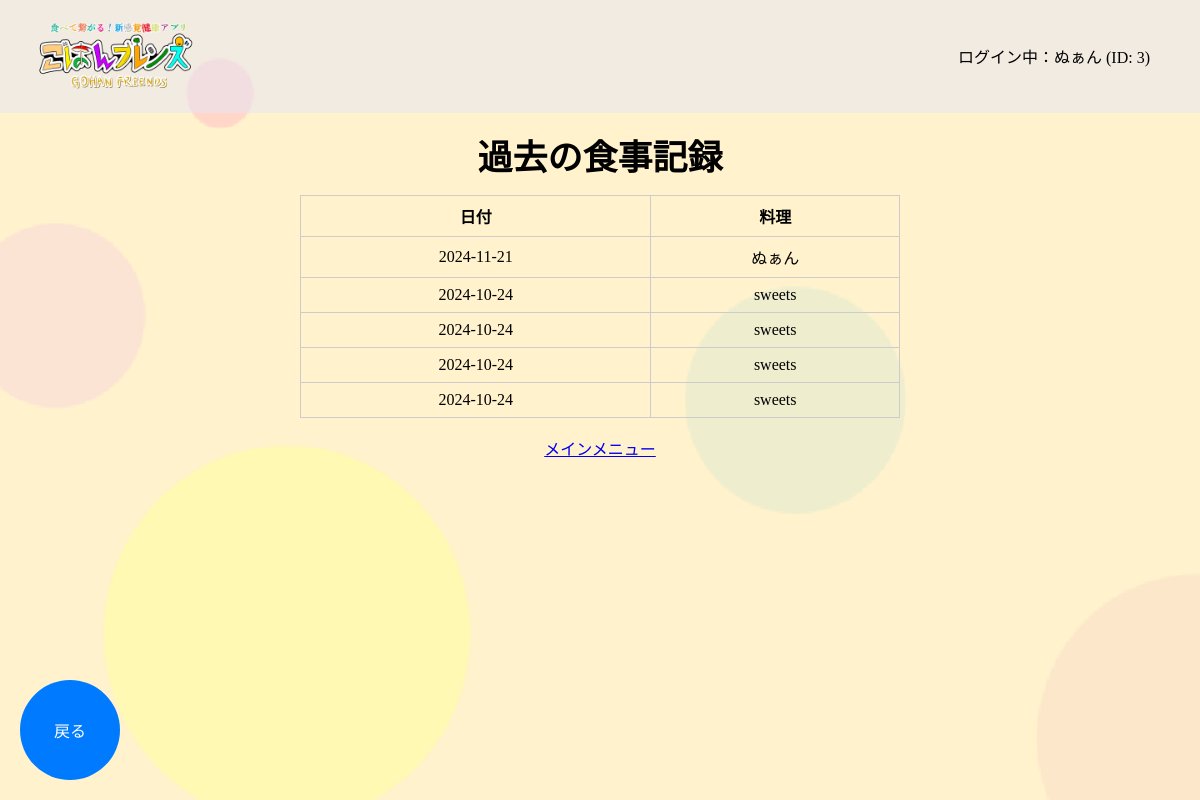
The app's page /sugg/eat_hist (signed in) with its own data.
### tables this page shows
CREATE TABLE FOOD_DATA ( FOOD_ID INTEGER PRIMARY KEY, ACCOUNT_ID INTEGER NOT NULL, EAT_DATE DATE, CUISINE TEXT );

### app.py (the view)
@app.route('/sugg/eat_hist')
def eat_hist():
    account_id = session.get('account_id')  # セッションからログイン中のアカウントIDを取得
    if not account_id:
        return redirect(url_for('home'))  # アカウントIDがない場合はホームにリダイレクト
    conn = get_db()  # データベース接続
    cursor = conn.cursor()
    cursor.execute("""
    SELECT EAT_DATE, CUISINE
    FROM FOOD_DATA
    WHERE ACCOUNT_ID = ?
    ORDER BY EAT_DATE DESC
    """, (account_id,))
    food_data_list = cursor.fetchall()  # 結果を取得
    conn.close()  # データベース接続を閉じる
    return render_template('sugg/eat_hist.html', food_data_list=food_data_list, account_id=account_id)

### app.py (called while the page is built)
def get_db():
    conn = sqlite3.connect(DATABASE)
    return conn

@app.context_processor
def inject_account_info():
    return {
        'account_name': session.get('account_name'),
        'account_id': session.get('account_id')
    }

### templates/sugg/eat_hist.html (shortened to what this page needs)
{% extends 'base.html' %}
{% block content %}
<div class="main-contents">
    <p class="main-text">過去の食事記録</h2>
        <div class="ate-container">
            {% if food_data_list %}
                <table class="eat-hist-table">
                    <thead>
                        <tr>
                            <th>日付</th>
                            <th>料理</th>
                        </tr>
                    </thead>
                    <tbody>
                        {% for eat_date, cuisine in food_data_list %}
                            <tr>
                                <td>{{ eat_date }}</td>
                                <td>{{ cuisine }}</td>
                            </tr>
                        {% endfor %}
                    </tbody>
                </table>
            {% else %}
                <p class="txt-center">食事記録はありません。</p>
            {% endif %}
        </div>
    <div class="back-button-container">
        <button onclick="location.href='{{ url_for('sugg_menu') }}';" class="back-button">戻る</button>
    </div>
</div>
<br>
<div class="txt-center">
    <a href="{{ url_for('mainmenu') }}">メインメニュー</a>
</div>
{% endblock %}

### templates/base.html (shortened to what this page needs)
<!DOCTYPE html>
<html lang="ja">
<head>
    <link rel="stylesheet" href="../../static/css/style.css">
</head>
<body background="{{ url_for('static', filename='img/background.png') }}" class="kabegami">
    <header class="clearfix">
        <img src="{{ url_for('static', filename='img/title.png') }}" class="header-logo">
    </header>
    <main>
        <div class="container">
            {% if account_name and account_id %}
                <p>ログイン中：{{ account_name }} (ID: {{ account_id }})</p>
            {% endif %}
        </div>
        {% block content %}{% endblock %}
    </main>
</body>
</html>

### static/css/style.css (style rules this page uses)
html, body { margin: 0; padding: 0; box-sizing: border-box; height: 100%; }
.kabegami { background-size: cover; }
header { display: flex; align-items: center; background-color: rgb(230,230,250,0.5); }
.header-logo { width: 200px; margin-left: 20px; margin-right: 20px; }
.clearfix::after { content: ""; clear: both; display: table; }
.container { display: flex; justify-content: right; align-items: center; height: 100%; padding-right: 10px; margin-top: -85px; margin-right:40px; }
.back-button-container { position: fixed; bottom: 20px; left: 20px; }
.back-button-container button { width: 100px; height: 100px; border-radius: 50%; border: none; background-color: #007BFF; color: white; font-size: 16px; display: flex; justify-content: center; align-items: center; cursor: pointer; transition: background-color 0.3s; }
.main-contents { padding-top: 70px; }
.main-text { text-align: center; margin-top: -25px; margin-bottom: 15px; font-size: 35px; font-weight: bold; }
table { border-collapse: collapse; width: 80%; }
th, td { border: 1px solid #ccc; padding: 8px; text-align: center; }
.txt-center { text-align: center; }
.eat-hist-table { width: 50%; margin: 0 auto; border-collapse: collapse; }

### records on screen
FOOD_DATA: CUISINE "ぬぁん", EAT_DATE "2024-11-21"
FOOD_DATA: EAT_DATE "2024-10-24", CUISINE "sweets"
FOOD_DATA: EAT_DATE "2024-10-24", CUISINE "sweets"
FOOD_DATA: EAT_DATE "2024-10-24", CUISINE "sweets"
FOOD_DATA: EAT_DATE "2024-10-24", CUISINE "sweets"

### other values on screen
{{ account_id }} "3"
